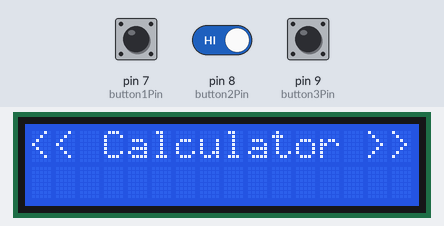
Recording of a sketch running on a simulated Arduino Uno, built with avr-gcc and run on an emulated ATmega328P. Parts: 16×2 character LCD. The test bench sets the inputs (shaded band); at power-on: pin 7 (button1Pin) HIGH, pin 9 (button3Pin) HIGH, pin 8 (button2Pin) HIGH.

Above: at 1.2 s.
1.3 s: pin 7 (button1Pin) pulled LOW for 3.2 s
At 5.1 s:
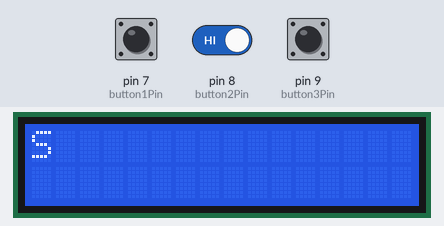
6.0 s: pin 9 (button3Pin) pulled LOW for 0.15 s
At 6.4 s:
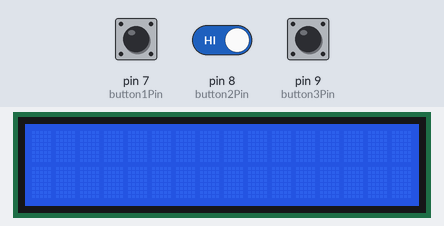
7.6 s: pin 7 (button1Pin) pulled LOW for 0.15 s
At 8.8 s:
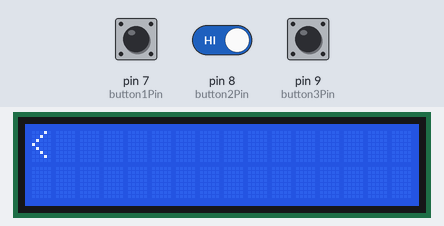
9.2 s: pin 7 (button1Pin) pulled LOW for 1 s
At 10.7 s:
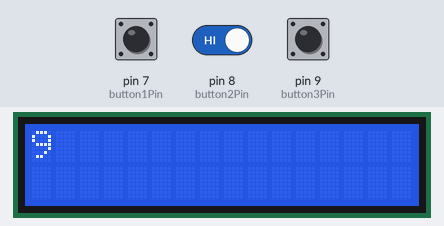
11.7 s: pin 7 (button1Pin) driven LOW and pin 8 (button2Pin) driven LOW and pin 9 (button3Pin) driven LOW
At 13.6 s:
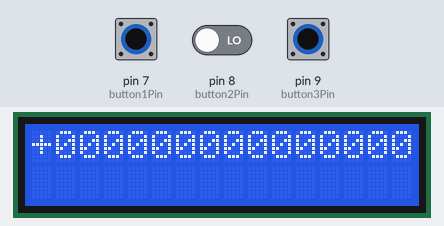
13.7 s: pin 9 (button3Pin) driven HIGH
At 16.29 s:
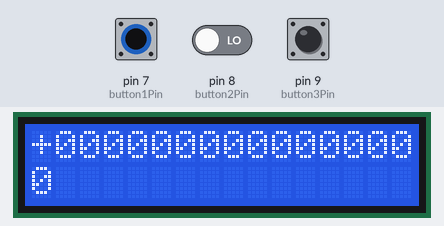

Measured:
- after the input at 1.3 s, the display: first changes after 0.07 s (image 1 shows a later state)
- after the input at 6.0 s, the display: changes after 0.05 s (image 2)
- after the input at 7.6 s, the display: changes after 0.06 s (image 3)
- after the input at 9.2 s, the display: first changes after 0.06 s (image 4 shows a later state)
- after the input at 11.7 s, the display: first changes after 0.10 s (image 5 shows a later state)

The sketch:

FourCalculator_oct30.ino
```cpp
#include <LiquidCrystal.h>
#include <math.h>

// Added by Anna B.
// I think my teammate got his starter code from here: https://www.arduino.cc/en/Tutorial/LiquidCrystalDisplay
// But I'm unsure
// I found example code here: https://www.arduino.cc/en/Tutorial/Button

// initialize the library by associating any needed LCD interface pin
// with the arduino pin number it is connected to
const int rs = 12, en = 11, d4 = 5, d5 = 4, d6 = 3, d7 = 2;
LiquidCrystal lcd(rs, en, d4, d5, d6, d7);

// number of buttons
const int button_count = 3;

// all the possible input options
char input_ops[] = {'0', '1', '2', '3', '4', '5', '6', '7', '8', '9', '+', '-', '*', '/', 'S'};
int input_index = -1;

// we represent the equation as a string
String equation = "";

// input
const int button1Pin = 7;
// enter
const int button2Pin = 8;
// delete
const int button3Pin = 9;

// representing this char as a string for simple concatenation later
String cur_char;

void setup() {
  // initialize the pushbutton pins as an input:
  pinMode(button1Pin, INPUT);
  pinMode(button2Pin, INPUT);
  pinMode(button3Pin, INPUT);

  // Serial.begin(9600);
  lcd.begin(16,2);
  lcd.clear();
  lcd.print("<< Calculator >>");
}

void loop() {
  // main code
  // start in the top right
  lcd.setCursor(15, 0);
  check_click();
  delay(100); // added this because it was incrementing an index too quickly
}

//function that checks the clicked the button.
void check_click(){
  int button1State = digitalRead(button1Pin);
  int button2State = digitalRead(button2Pin);
  int button3State = digitalRead(button3Pin);

  // input mode
  if (button1State == LOW){

    // see if user has reached end of input_ops
    // start at beginning of array again, if necessary
    if (input_index == (sizeof(input_ops) / sizeof(char))) {
      input_index = -1;
    }

    input_index += 1; // ensures we always start at the 0th index

    //Serial.println(input_index);
    // get next character from input_ops and display on screen
    // for example, if the user presses the button 5 times, she will see 1, then 2, then 3...and finally 5
    lcd.clear();

    cur_char = input_ops[input_index];

    // don't include the current character in the equation just yet
    lcd.print(equation + cur_char);
  }

  // enter
  if (button2State == LOW){

    // only execute if the user has chosen a character from input_ops
    if (cur_char.length() > 0) {

      //Serial.println("current equation char: " + cur_char);
      equation = equation + cur_char;

      //Serial.println("equation: " + equation);
      cur_char = "";

      if (equation.charAt(equation.length()-1) != 'S') {

        // re-init input_index, so that when the user enters a new character, they must start from
        // the beginning of input_ops again
        input_index = -1;
        lcd.clear();
        lcd.print(equation);

      } else {
        int result = calc_result(equation);
        lcd.clear();
        lcd.print(result);
      }
    }
  }

  // delete
  if (button3State == LOW) {

    // delete the last character in the equation string
    if (equation.length() > 1) {
      equation = equation.substring(0, equation.length());
      lcd.print(equation);
    } else {
      lcd.clear();
    }

  }
}


// in order to solve the equation, we'll need to tokenize the string
// there's not a great way to do this...

int calc_result(String equation) {
  int result = 0;
  int equation_size = equation.length();
  boolean found_first_num = false;
  int curr_num = 0;
  char last_op = '\0';
  int op_index = -1;

  for (int i=0; i<equation_size; i++) {
    int j=i;
    while (j < equation_size && equation.charAt(j) != '+' && equation.charAt(j) != '-' && equation.charAt(j) != '*' && equation.charAt(j) != '/'){
      j++;
    }

    // at the beginning of the string
    if (found_first_num == false) {
      // set result to the first number we find
      result = equation.substring(0, j).toInt();
      found_first_num = true;

    } else {
        // get everything after the operator
        // store this as the current number and determine how to handle it, in relation to the running result
        curr_num = equation.substring(op_index+1,j).toInt();
        switch(last_op) {
          case '+': // add
            result = result + curr_num;
            break;
          case '-': // subtract
            result = result - curr_num;
            break;
          case '*': // multiply
            result = result * curr_num;
            break;
          case '/': // divide
            result = result - curr_num;
          break;
        }
    }
    last_op = equation.charAt(j);
    op_index = j;
    i = j;
  }
  return result;
}
```
